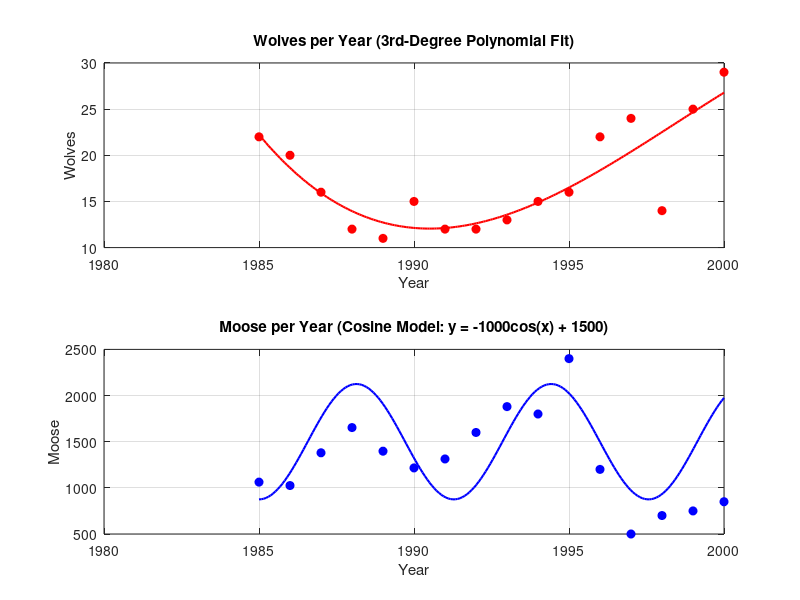

The MATLAB source for this figure:
year = 1985:2000;
Wolf = [22 20 16 12 11 15 12 12 13 15 16 22 24 14 25 29];
Moose = [1062 1025 1380 1653 1397 1216 1313 1600 1880 1800 2400 1200 500 700 750 850];

% Fit polynomial for wolves
p_Wolf = polyfit(year, Wolf, 3);

% Generate smooth x-axis
year_fit = linspace(1985, 2000, 200);

% Wolf fitted curve (cubic)
Wolf_fit = polyval(p_Wolf, year_fit);

% Moose cosine curve
% Scale years so cosine makes one smooth oscillation across 1985–2000
x = (year_fit - 1985)    % maps 1985→0, 2000→π
Moose_fit = -625 * cos(x) + 1500;

% --- Plot results ---
figure;

% Wolves (polynomial)
subplot(2,1,1);
plot(year, Wolf, 'ro', 'MarkerFaceColor', 'r'); hold on;
plot(year_fit, Wolf_fit, 'r-', 'LineWidth', 1.5);
title('Wolves per Year (3rd-Degree Polynomial Fit)');
xlabel('Year'); ylabel('Wolves');
grid on;

% Moose (cosine model)
subplot(2,1,2);
plot(year, Moose, 'bo', 'MarkerFaceColor', 'b'); hold on;
plot(year_fit, Moose_fit, 'b-', 'LineWidth', 1.5);
title('Moose per Year (Cosine Model: y = -1000cos(x) + 1500)');
xlabel('Year'); ylabel('Moose');
grid on;